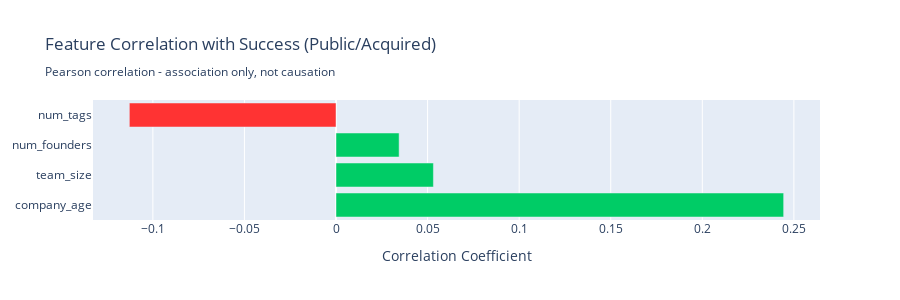

Notebook code cell kept with this figure:
### Code cell
# 3. Correlation Analysis
# Numeric features correlation with success

numeric_features = ['num_founders', 'team_size', 'company_age', 'num_tags']
correlations = []

# Use mature companies only
mature_df = df[df['is_mature']].copy()

for feature in numeric_features:
    if feature in mature_df.columns:
        corr = mature_df[[feature, 'is_successful']].dropna().corr().iloc[0, 1]
        correlations.append({'Feature': feature, 'Correlation': corr})

corr_df = pd.DataFrame(correlations).sort_values('Correlation', ascending=False)

fig = go.Figure(go.Bar(
    x=corr_df['Correlation'],
    y=corr_df['Feature'],
    orientation='h',
    marker_color=['#00CC66' if x > 0 else '#FF3333' for x in corr_df['Correlation']]
))

fig.update_layout(
    title='Feature Correlation with Success (Public/Acquired)<br><sub>Pearson correlation - association only, not causation</sub>',
    xaxis_title='Correlation Coefficient',
    height=300
)
fig.show()

print("\n📊 Correlation Insights:")
print("⚠️  Important: Correlation ≠ Causation. These show association, not cause and effect.\n")
for _, row in corr_df.iterrows():
    direction = "positively" if row['Correlation'] > 0 else "negatively"
    strength = "strongly" if abs(row['Correlation']) > 0.3 else ("moderately" if abs(row['Correlation']) > 0.1 else "weakly")
    print(f"  • {row['Feature']}: {strength} {direction} associated ({row['Correlation']:.3f})")

### Figure 1 — Plotly figure (JSON) as saved in the notebook; plotly's stock layout.template omitted (floating-point values rounded to 4 significant figures)
{"data": [{"marker": {"color": ["#00CC66", "#00CC66", "#00CC66", "#FF3333"]}, "orientation": "h", "type": "bar", "x": [0.2444, 0.05318, 0.03445, -0.1128], "y": ["company_age", "team_size", "num_founders", "num_tags"]}], "layout": {"height": 300, "title": {"text": "Feature Correlation with Success (Public/Acquired)<br><sub>Pearson correlation - association only, not causation</sub>"}, "xaxis": {"title": {"text": "Correlation Coefficient"}}}}
